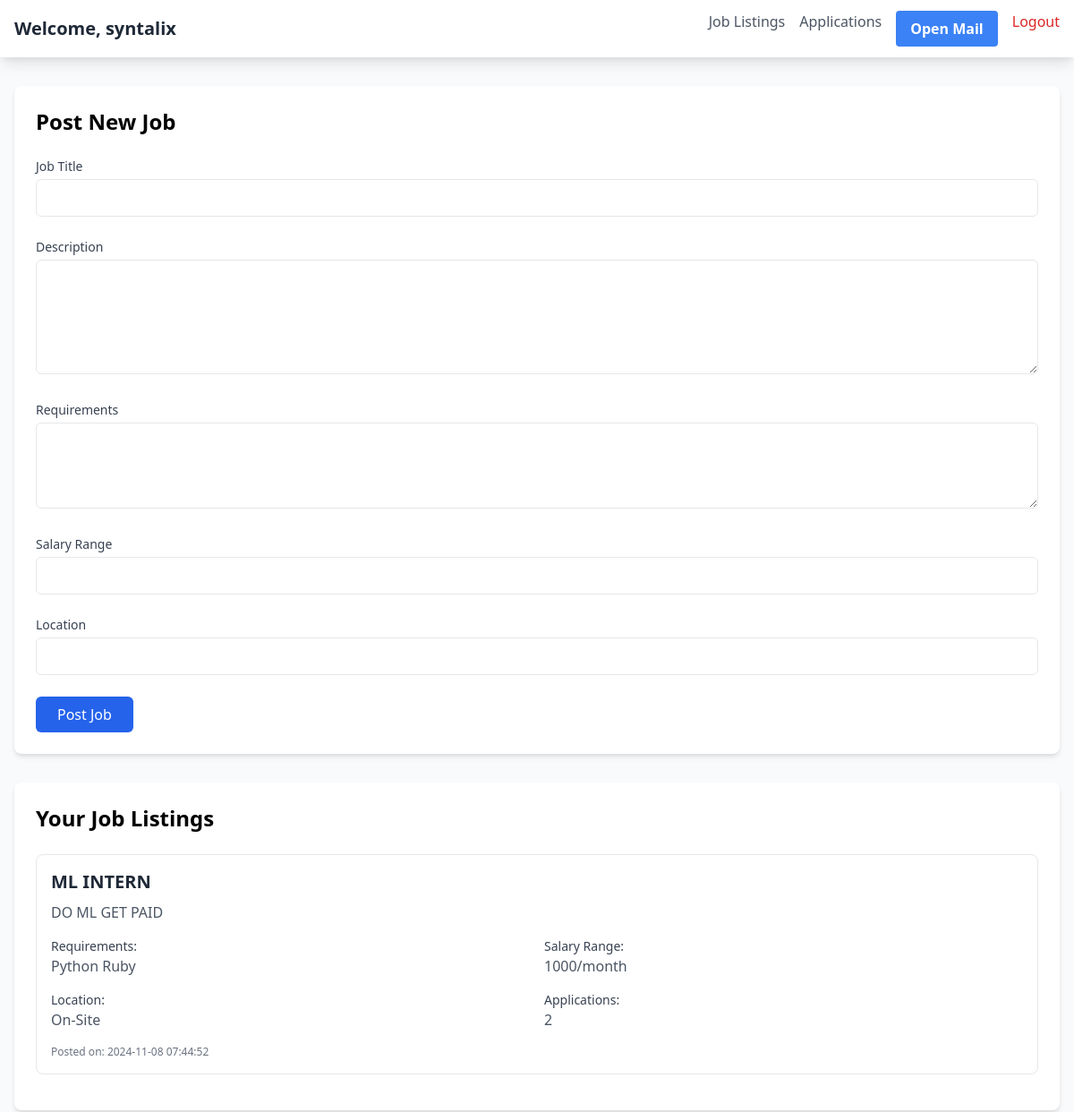
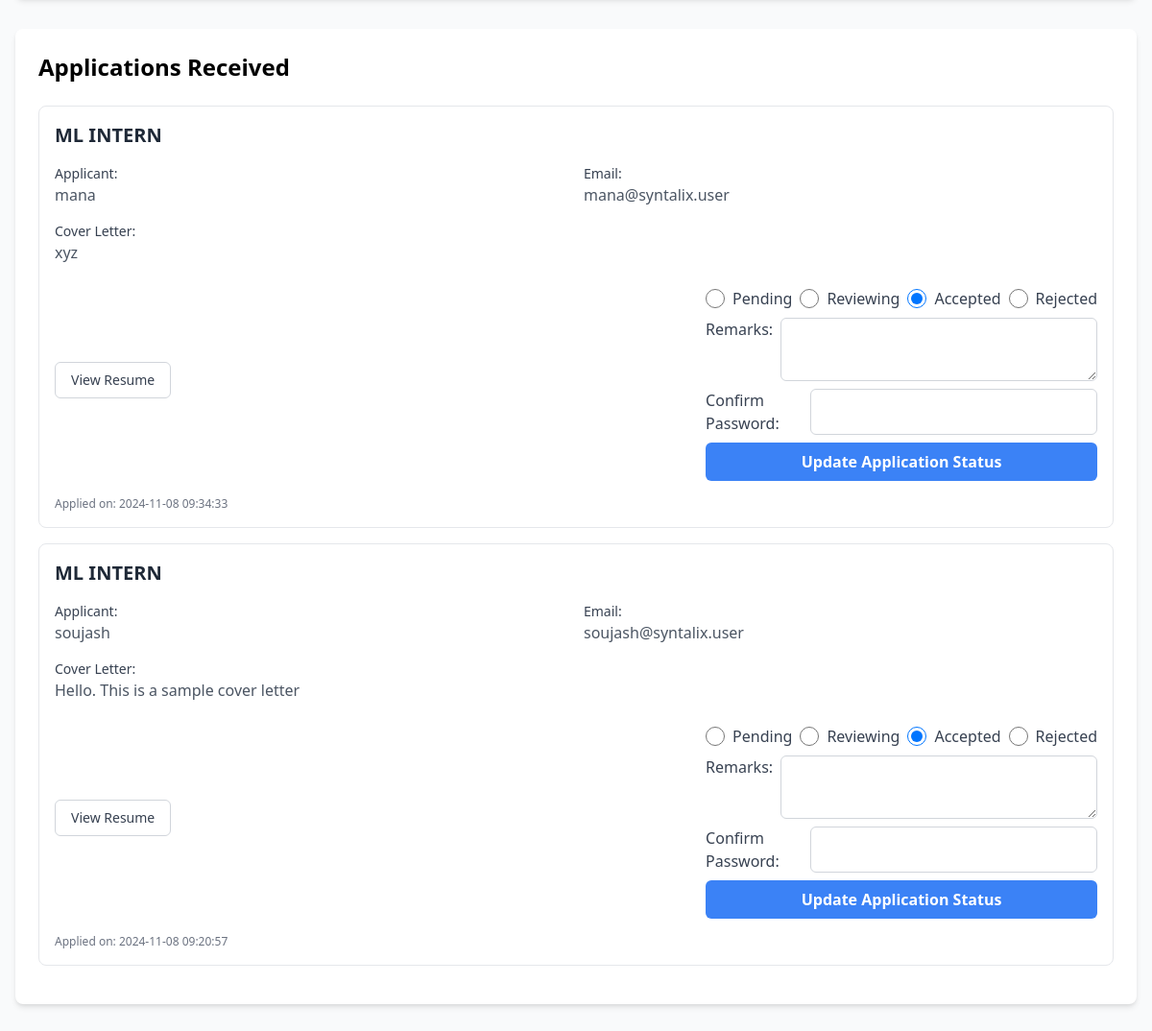
The page /company/dashboard (signed in) on the database its author committed (2 pictures, top to bottom).
### tables this page shows
CREATE TABLE companies (
                        id INTEGER PRIMARY KEY AUTOINCREMENT,
                        company_name TEXT NOT NULL UNIQUE,
                        email TEXT NOT NULL UNIQUE,
                        password TEXT NOT NULL,
                        logo TEXT NOT NULL,
                        policy_doc TEXT NOT NULL,
                        created_at TIMESTAMP DEFAULT CURRENT_TIMESTAMP);

CREATE TABLE job_listings (
                        id INTEGER PRIMARY KEY AUTOINCREMENT,
                        company_id INTEGER NOT NULL,
                        title TEXT NOT NULL,
                        description TEXT NOT NULL,
                        requirements TEXT NOT NULL,
                        salary_range TEXT,
                        location TEXT,
                        created_at TIMESTAMP DEFAULT CURRENT_TIMESTAMP,
                        FOREIGN KEY (company_id) REFERENCES companies (id));

CREATE TABLE applications (
                        id INTEGER PRIMARY KEY AUTOINCREMENT,
                        job_id INTEGER NOT NULL,
                        user_id INTEGER NOT NULL,
                        status TEXT DEFAULT 'pending',
                        cover_letter TEXT,
                        created_at TIMESTAMP DEFAULT CURRENT_TIMESTAMP,
                        FOREIGN KEY (job_id) REFERENCES job_listings (id),
                        FOREIGN KEY (user_id) REFERENCES users (id));

CREATE TABLE users (
                        id INTEGER PRIMARY KEY AUTOINCREMENT,
                        username TEXT NOT NULL UNIQUE,
                        email TEXT NOT NULL UNIQUE,
                        password TEXT NOT NULL,
                        photo TEXT NOT NULL,
                        resume TEXT NOT NULL,
                        created_at TIMESTAMP DEFAULT CURRENT_TIMESTAMP);

### app.py (the view)
@app.route('/company/dashboard')
def company_dashboard():
    if not session.get('company_id'):
        return redirect(url_for('company_login_signup'))
    conn = get_db()
    cursor = conn.cursor()
    cursor.execute('SELECT * FROM companies WHERE id = ?', (session['company_id'],))
    company = cursor.fetchone()
    cursor.execute('''
        SELECT j.*, COUNT(a.id) as application_count
        FROM job_listings j
        LEFT JOIN applications a ON j.id = a.job_id
        WHERE j.company_id = ?
        GROUP BY j.id
        ORDER BY j.created_at DESC''',
        (session['company_id'],))
    job_listings = cursor.fetchall()
    cursor.execute('''
        SELECT a.*, j.title as job_title, u.username, u.email, u.resume
        FROM applications a
        JOIN job_listings j ON a.job_id = j.id
        JOIN users u ON a.user_id = u.id
        WHERE j.company_id = ?
        ORDER BY a.created_at DESC''',
        (session['company_id'],))
    applications = cursor.fetchall()
    conn.close()
    return render_template('company_dashboard.html',
                         company=company,
                         job_listings=job_listings,
                         applications=applications)

### app.py (called while the page is built)
def get_db():
    conn = sqlite3.connect('jobportal.db')
    conn.row_factory = sqlite3.Row
    return conn

### templates/company_dashboard.html (shortened to what this page needs)
<!DOCTYPE html>
<html lang="en">
<head>
    <link href="https://cdnjs.cloudflare.com/ajax/libs/tailwindcss/2.2.19/tailwind.min.css" rel="stylesheet">
</head>
<body class="bg-gray-50">
    <nav class="bg-white shadow-lg">
        <div class="max-w-7xl mx-auto px-4 py-3">
            <div class="flex justify-between items-center">
                <h1 class="text-xl font-bold text-gray-800">Welcome, {{ session.company_name }}</h1>
                <div class="flex space-x-4">
                    <a href="#job-listings" class="text-gray-600 hover:text-gray-900">Job Listings</a>
                    <a href="#applications" class="text-gray-600 hover:text-gray-900">Applications</a>
                    <a href="{{ url_for('open_company_mail') }}"
                       class="bg-blue-500 hover:bg-blue-700 text-white font-bold py-2 px-4 rounded">
                        Open Mail
                    </a>
                    <a href="{{ url_for('company_logout') }}" class="text-red-600 hover:text-red-800">Logout</a>
                </div>
            </div>
        </div>
    </nav>
    <main class="max-w-7xl mx-auto px-4 py-8">
        <section id="post-job" class="bg-white rounded-lg shadow-md p-6 mb-8">
            <h2 class="text-2xl font-bold mb-6">Post New Job</h2>
            <form action="{{ url_for('post_job') }}" method="POST" class="space-y-6">
                <div class="form-group">
                    <label for="job_title" class="block text-sm font-medium text-gray-700 mb-1">Job Title</label>
                    <input type="text"
                           id="job_title"
                           name="job_title"
                           required
                           class="w-full p-2 border rounded-md">
                </div>
                <div class="form-group">
                    <label for="description" class="block text-sm font-medium text-gray-700 mb-1">Description</label>
                    <textarea id="description"
                              name="description"
                              required
                              class="w-full p-2 border rounded-md h-32"></textarea>
                </div>
                <div class="form-group">
                    <label for="requirements" class="block text-sm font-medium text-gray-700 mb-1">Requirements</label>
                    <textarea id="requirements"
                              name="requirements"
                              required
                              class="w-full p-2 border rounded-md h-24"></textarea>
                </div>
                <div class="form-group">
                    <label for="salary_range" class="block text-sm font-medium text-gray-700 mb-1">Salary Range</label>
                    <input type="text"
                           id="salary_range"
                           name="salary_range"
                           required
                           class="w-full p-2 border rounded-md">
                </div>
                <div class="form-group">
                    <label for="location" class="block text-sm font-medium text-gray-700 mb-1">Location</label>
                    <input type="text"
                           id="location"
                           name="location"
                           required
                           class="w-full p-2 border rounded-md">
                </div>
                <button type="submit"
                        class="bg-blue-600 text-white px-6 py-2 rounded-md hover:bg-blue-700 transition duration-200">
                    Post Job
                </button>
            </form>
        </section>
        <section id="job-listings" class="bg-white rounded-lg shadow-md p-6 mb-8">
            <h2 class="text-2xl font-bold mb-6">Your Job Listings</h2>
            {% if job_listings %}
                {% for job in job_listings %}
                <div class="job-card border rounded-lg p-4 mb-4">
                    <h3 class="text-xl font-semibold text-gray-800">{{ job.title }}</h3>
                    <p class="my-2 text-gray-600">{{ job.description }}</p>
                    <div class="grid grid-cols-1 md:grid-cols-2 gap-4 mt-4">
                        <div>
                            <p class="text-sm font-medium text-gray-700">Requirements:</p>
                            <p class="text-gray-600">{{ job.requirements }}</p>
                        </div>
                        <div>
                            <p class="text-sm font-medium text-gray-700">Salary Range:</p>
                            <p class="text-gray-600">{{ job.salary_range }}</p>
                        </div>
                        <div>
                            <p class="text-sm font-medium text-gray-700">Location:</p>
                            <p class="text-gray-600">{{ job.location }}</p>
                        </div>
                        <div>
                            <p class="text-sm font-medium text-gray-700">Applications:</p>
                            <p class="text-gray-600">{{ job.application_count }}</p>
                        </div>
                    </div>
                    <p class="text-xs text-gray-500 mt-4">Posted on: {{ job.created_at }}</p>
                </div>
                {% endfor %}
            {% else %}
                <p class="text-gray-600">No job listings yet.</p>
            {% endif %}
        </section>
        <section id="applications" class="bg-white rounded-lg shadow-md p-6">
            <h2 class="text-2xl font-bold mb-6">Applications Received</h2>
            {% if applications %}
                {% for app in applications %}
                <div class="application-card border rounded-lg p-4 mb-4">
                    <h3 class="text-xl font-semibold text-gray-800">{{ app.job_title }}</h3>
                    <div class="grid grid-cols-1 md:grid-cols-2 gap-4 mt-4">
                        <div>
                            <p class="text-sm font-medium text-gray-700">Applicant:</p>
                            <p class="text-gray-600">{{ app.username }}</p>
                        </div>
                        <div>
                            <p class="text-sm font-medium text-gray-700">Email:</p>
                            <p class="text-gray-600">{{ app.email }}</p>
                        </div>
                    </div>
                    <div class="mt-4">
                        <p class="text-sm font-medium text-gray-700">Cover Letter:</p>
                        <p class="text-gray-600">{{ app.cover_letter }}</p>
                    </div>
                    <div class="mt-4 flex items-center justify-between">
                        <a href="{{ url_for('static', filename='uploads/' + app.resume) }}"
                           target="_blank"
                           class="inline-flex items-center px-4 py-2 border border-gray-300 rounded-md text-sm font-medium text-gray-700 bg-white hover:bg-gray-50">
                            View Resume
                        </a>
                        <form action="{{ url_for('update_application_status') }}" method="POST" class="flex flex-col space-y-2">
                            <div class="flex space-x-2">
                              <label class="flex items-center">
                                <input type="radio" name="status" value="Pending" class="form-radio h-5 w-5 text-blue-600" {% if app.status == 'Pending' %}checked{% endif %}>
                                <span class="ml-2 text-gray-700">Pending</span>
                              </label>
                              <label class="flex items-center">
                                <input type="radio" name="status" value="Reviewing" class="form-radio h-5 w-5 text-blue-600" {% if app.status == 'Reviewing' %}checked{% endif %}>
                                <span class="ml-2 text-gray-700">Reviewing</span>
                              </label>
                              <label class="flex items-center">
                                <input type="radio" name="status" value="Accepted" class="form-radio h-5 w-5 text-blue-600" {% if app.status == 'Accepted' %}checked{% endif %}>
                                <span class="ml-2 text-gray-700">Accepted</span>
                              </label>
                              <label class="flex items-center">
                                <input type="radio" name="status" value="Rejected" class="form-radio h-5 w-5 text-blue-600" {% if app.status == 'Rejected' %}checked{% endif %}>
                                <span class="ml-2 text-gray-700">Rejected</span>
                              </label>
                            </div>
                            <div class="flex space-x-2">
                              <label for="remarks" class="text-gray-700 font-medium">Remarks:</label>
                              <textarea name="remarks" id="remarks" rows="2" class="border border-gray-300 rounded-md px-3 py-2 w-full"></textarea>
                            </div>
                            <div class="flex space-x-2">
                              <label for="password" class="text-gray-700 font-medium">Confirm Password:</label>
                              <input type="password" name="password" id="password" class="border border-gray-300 rounded-md px-3 py-2 w-full">
                            </div>
                            <button type="submit" class="bg-blue-500 hover:bg-blue-700 text-white font-bold py-2 px-4 rounded-md">
                              Update Application Status
                            </button>
                          </form>
                    </div>
                    <p class="text-xs text-gray-500 mt-4">Applied on: {{ app.created_at }}</p>
                </div>
                {% endfor %}
            {% else %}
                <p class="text-gray-600">No applications received yet.</p>
            {% endif %}
        </section>
    </main>
</body>
</html>

### rows shown on the page
companies: company_name "syntalix"
job_listings: title "ML INTERN", description "DO ML GET PAID", requirements "Python Ruby", salary_range "1000/month", location "On-Site", application_count "2", created_at "2024-11-08 07:44:52"
applications: job_title "ML INTERN", username "mana", email "mana@syntalix.user", cover_letter "xyz", status "☐ Pending", status "☐ Reviewing", status "☑ Accepted", status "☐ Rejected", created_at "2024-11-08 09:34:33"
applications: job_title "ML INTERN", username "soujash", email "soujash@syntalix.user", cover_letter "Hello. This is a sample cover letter", status "☐ Pending", status "☐ Reviewing", status "☑ Accepted", status "☐ Rejected", created_at "2024-11-08 09:20:57"
